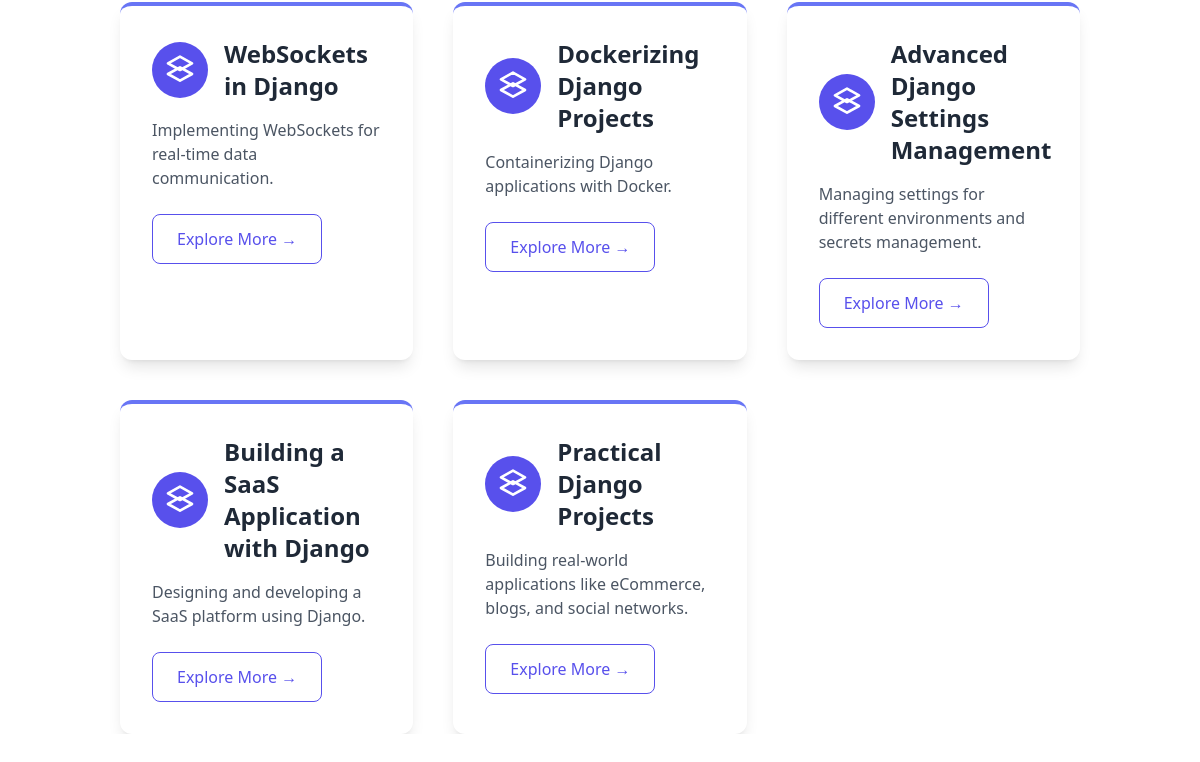
The page /topics/django-web-development/ (lower part) on the database as committed earlier.
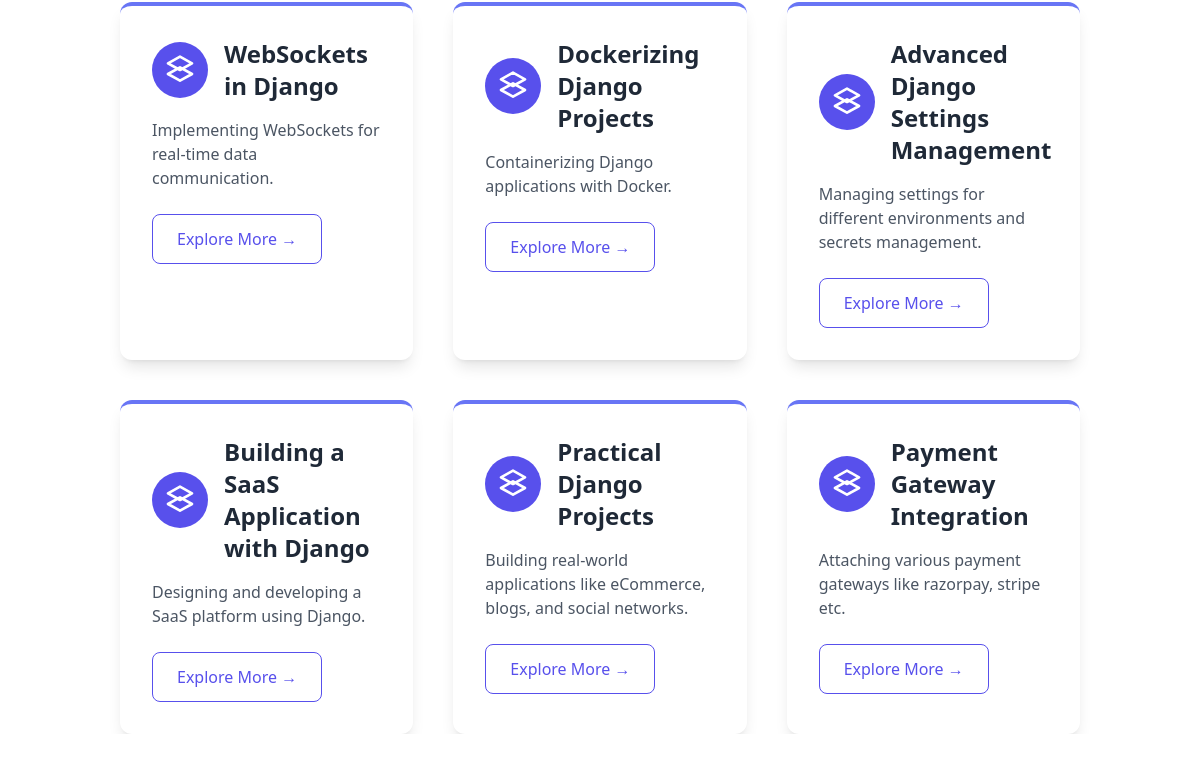
The same page on the database as committed later.
### main/models.py (models this page shows, shortened)
class Topic(models.Model):
    subject = models.ForeignKey(Subject, on_delete=models.CASCADE, related_name='topics')
    name = models.CharField(max_length=255)
    description = models.TextField(blank=True, null=True)
    auto_slug = AutoSlugField(populate_from='name', unique=True, blank=True, max_length=255)

### main/views.py (the view)
# urls.py: path('topics/<str:slug>/', views.topics, name='topics'),
def topics(request, slug):
    subject = get_object_or_404(Subject, auto_slug=slug)
    topics = subject.topics.all()
    return render(request, 'topics.html', {'subject': subject, 'topics': topics})

### main/templates/topics.html (shortened to what this page needs)
{% extends 'base.html' %}
{% load static %}
{% block content %}
<section id="subjects" class="my-10 px-4 lg:px-0">
    <div class="container mx-auto px-6 w-full overflow-x-auto">
        <div class="grid grid-cols-1 sm:grid-cols-2 lg:grid-cols-3 gap-10">
            {% for topic in topics %}
            <div class="bg-white p-8 rounded-xl shadow-lg transform transition-transform duration-300 hover:scale-105 hover:shadow-2xl cursor-pointer group border-t-4 border-indigo-500 hover:border-indigo-700">
                <div class="flex items-center mb-4">
                    <div class="bg-indigo-600 text-white p-3 rounded-full mr-4 group-hover:bg-indigo-800 transition-colors duration-300">
                        <svg xmlns="http://www.w3.org/2000/svg" class="h-8 w-8" fill="none" viewBox="0 0 24 24" stroke="currentColor">
                            <path stroke-linecap="round" stroke-linejoin="round" stroke-width="2" d="M12 20l9-5-9-5-9 5 9 5z" />
                            <path stroke-linecap="round" stroke-linejoin="round" stroke-width="2" d="M12 12l9-5-9-5-9 5 9 5z" />
                        </svg>
                    </div>
                    <h3 class="text-2xl font-semibold text-gray-800">{{ topic.name }}</h3>
                </div>
                <p class="text-gray-600 mb-6">{{ topic.description }}</p>
                <a href="{% url 'topic_detail' subject.auto_slug topic.auto_slug %}" class="inline-block px-6 py-3 text-indigo-600 font-medium border border-indigo-600 rounded-lg group-hover:bg-indigo-600 group-hover:text-white transition-colors duration-300">Explore More &rarr;</a>
            </div>
            {% endfor %}
        </div>
    </div>
</section>
{% endblock %}

### main/templates/base.html (shortened to what this page needs)
{% load compress %}
{% load static %}
<!DOCTYPE html>
<html lang="en" class="scroll-smooth">
<head>
    {% compress css %}
    <link rel="stylesheet" href="{% static 'src/output.css' %}">
    {% endcompress %}
    <link rel="stylesheet"
        href="https://cdnjs.cloudflare.com/ajax/libs/highlight.js/11.9.0/styles/github-dark.min.css">
    <link rel="stylesheet" href="https://cdnjs.cloudflare.com/ajax/libs/font-awesome/6.6.0/css/all.min.css"
 />
    <link href="https://cdn.jsdelivr.net/npm/select2@4.1.0-rc.0/dist/css/select2.min.css" rel="stylesheet" />
</head>
<body class="select-none">
    <main class="max-w-full h-full rounded-lg">
            {% block content %}{% endblock %}
    </main>
</body>
</html>

### main/templates/topics.html (style rules this page uses)
@media (min-width: 1024px) { .container { padding-left: 2rem; padding-right: 2rem; } }

Rows that differ between the two databases and show on the page:
added Topic: name "Payment Gateway Integration", description "Attaching various payment gateways like razorpay, stripe etc."
